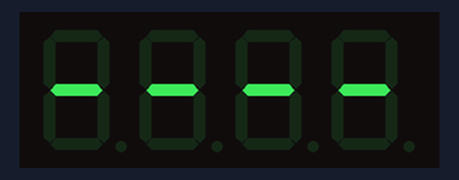
A program run on a simulated Raspberry Pi Pico running MicroPython. Shown: 4-digit seven-segment display. Library files of the repository ran but are not shown: tm1637.py. At 28.4 s the program stops and its outputs stay as they are.

Above: at 0.1 s.
At 0.6 s:
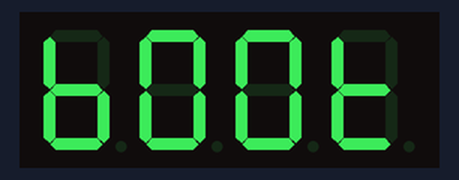
At 13.1 s:
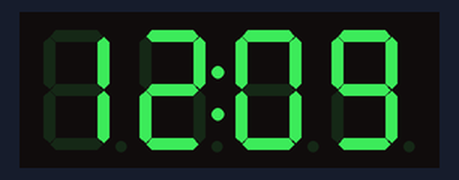
At 15.6 s:
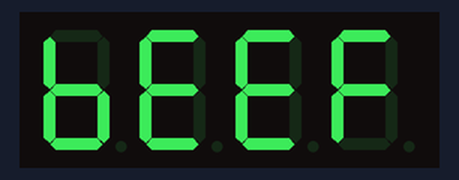
At 21.2 s:
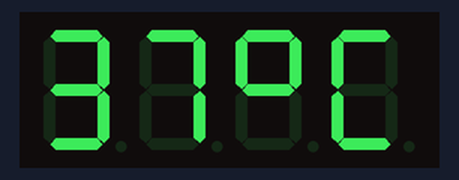
At 28.5 s:
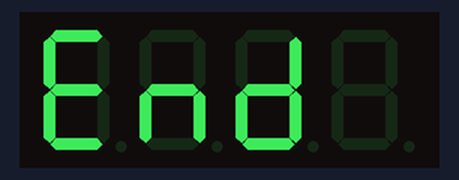

Measured:
- what the display in image 1 shows lasts 1.0 s, from 0.5 s to 1.5 s
- what the display in image 2 shows lasts 1.5 s, from 13.0 s to 14.5 s

The program:

display_test.py
```python
# TM1637 test script for Raspberry Pi Pico
# Requires tm1637.py from https://github.com/mcauser/micropython-tm1637

from machine import Pin
from time import sleep
from tm1637 import TM1637

# --- Pin definitions (adjust if needed)
CLK = Pin(1)   # clock
DIO = Pin(0)   # data

# --- Initialize display
tm = TM1637(clk=CLK, dio=DIO, brightness=7)

# --- Basic demo
tm.show("----")
sleep(0.5)
tm.show("boot")
sleep(1)
tm.show("   ")  # clear display

# --- Count from 0 to 99
for i in range(100):
    tm.number(i)
    sleep(0.05)

sleep(1)

# --- Show numbers with colon (e.g., a clock format)
for sec in range(10):
    tm.numbers(12, sec, colon=True)
    sleep(0.5)

sleep(1)

# --- Show some text
tm.show("dEAd")
sleep(1)
tm.show("bEEF")
sleep(1)

# --- Scroll a message
tm.scroll("hello", delay=250)

# --- Temperature example
for t in [-5, 20, 37, 100]:
    tm.temperature(t)
    sleep(1)

# --- Hex example
for val in range(0x123, 0x12A):
    tm.hex(val)
    sleep(0.5)

# --- Fade brightness test
for b in range(8):
    tm.brightness(b)
    tm.number(b)
    sleep(0.2)

tm.show("End ")
```
